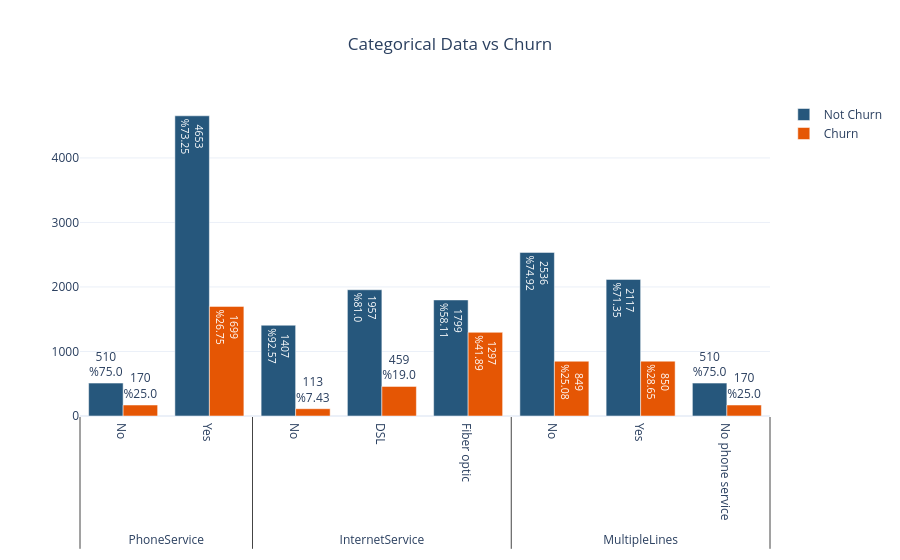

Notebook cell for this chart:
### Markdown cell above
**Notes**  

- `PhoneService`, `InternetService`, and `MultipleLines` are the 3 most popular services, next we will try to find out how these three variables relate to `churn`

### Code cell
cat_viz(['PhoneService','InternetService','MultipleLines']).show()

### Figure 1 — Plotly figure (JSON) as saved in the notebook; plotly's stock layout.template omitted (floating-point values rounded to 4 significant figures)
{"data": [{"marker": {"color": "#26577C"}, "name": "Not Churn", "text": ["510<br>%75.0", "4653<br>%73.25", "1957<br>%81.0", "1799<br>%58.11", "1407<br>%92.57", "510<br>%75.0", "2536<br>%74.92", "2117<br>%71.35"], "type": "bar", "x": [["PhoneService", "PhoneService", "InternetService", "InternetService", "InternetService", "MultipleLines", "MultipleLines", "MultipleLines"], ["No", "Yes", "DSL", "Fiber optic", "No", "No phone service", "No", "Yes"]], "y": [510, 4653, 1957, 1799, 1407, 510, 2536, 2117]}, {"marker": {"color": "#E55604"}, "name": "Churn", "text": ["170<br>%25.0", "1699<br>%26.75", "459<br>%19.0", "1297<br>%41.89", "113<br>%7.43", "170<br>%25.0", "849<br>%25.08", "850<br>%28.65"], "type": "bar", "x": [["PhoneService", "PhoneService", "InternetService", "InternetService", "InternetService", "MultipleLines", "MultipleLines", "MultipleLines"], ["No", "Yes", "DSL", "Fiber optic", "No", "No phone service", "No", "Yes"]], "y": [170, 1699, 459, 1297, 113, 170, 849, 850]}], "layout": {"title": {"text": "Categorical Data vs Churn", "x": 0.5}}}
